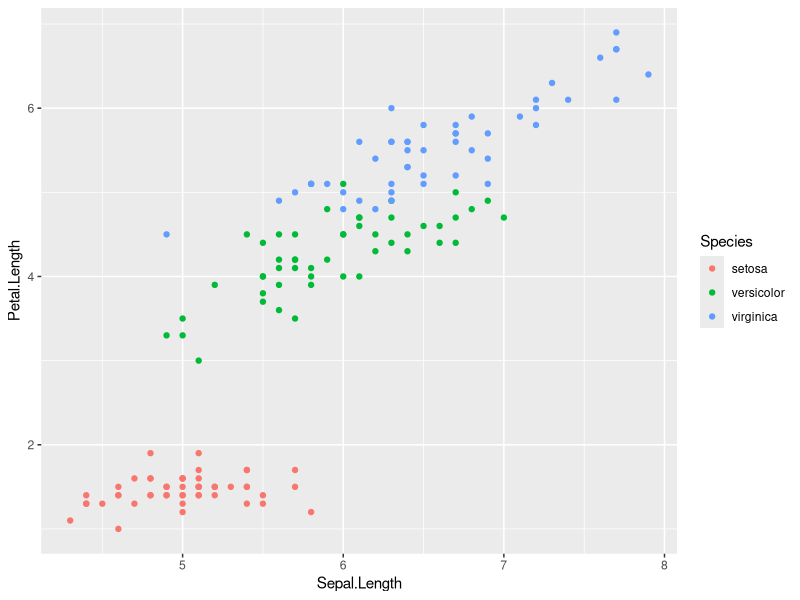
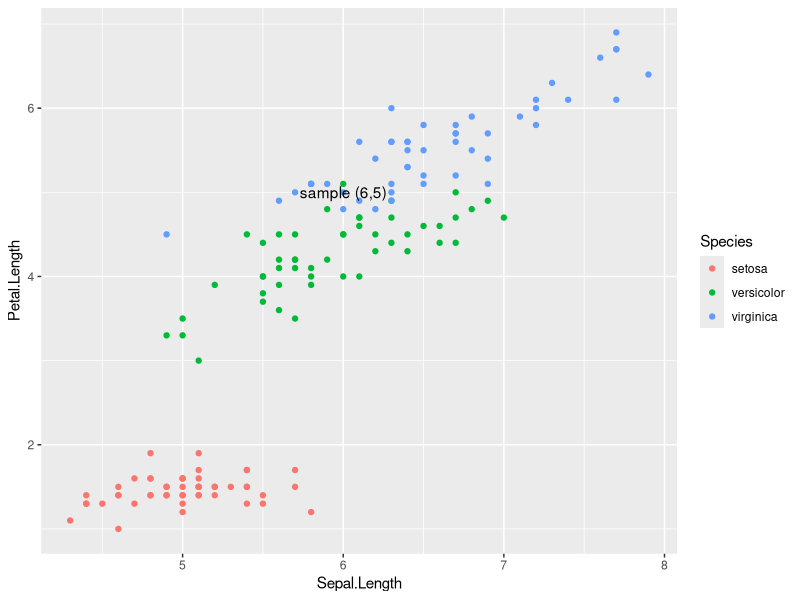
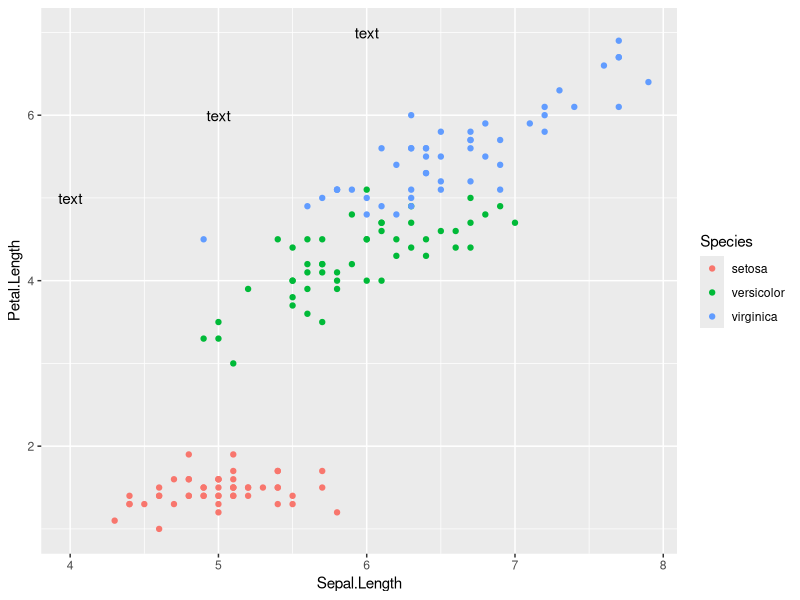
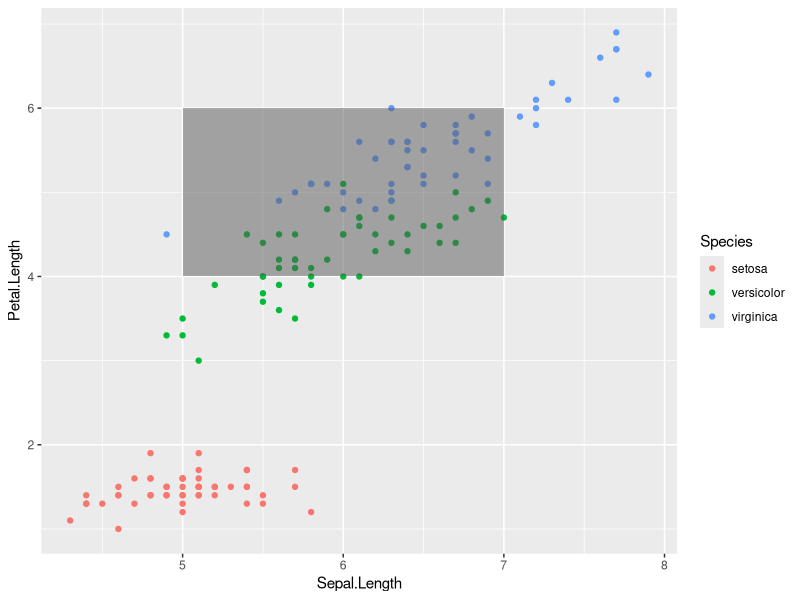
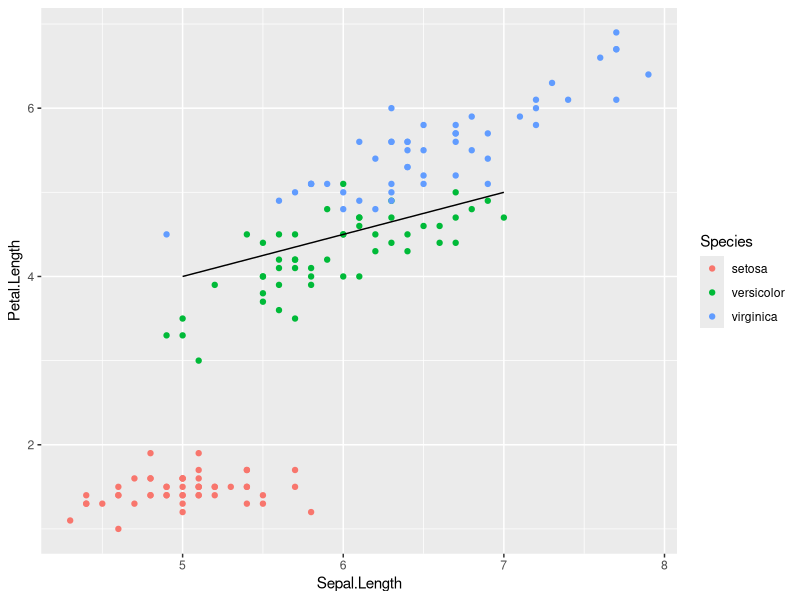
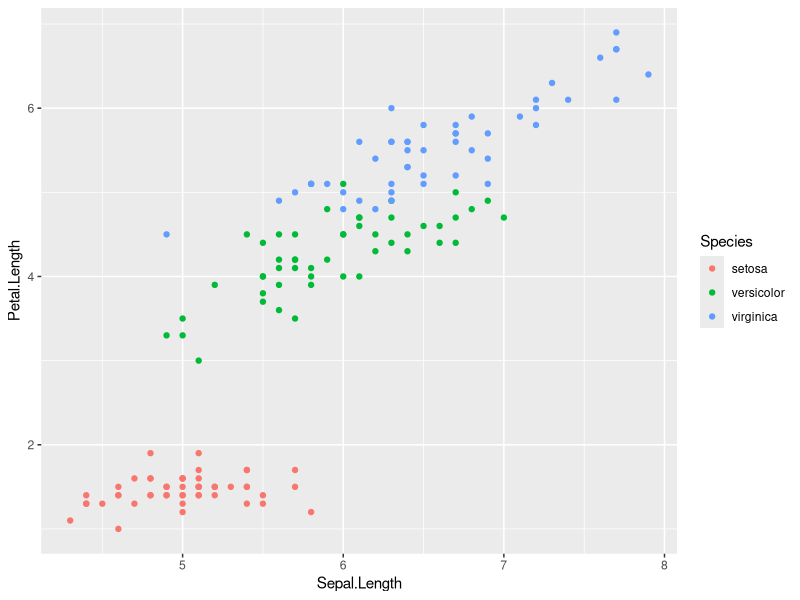
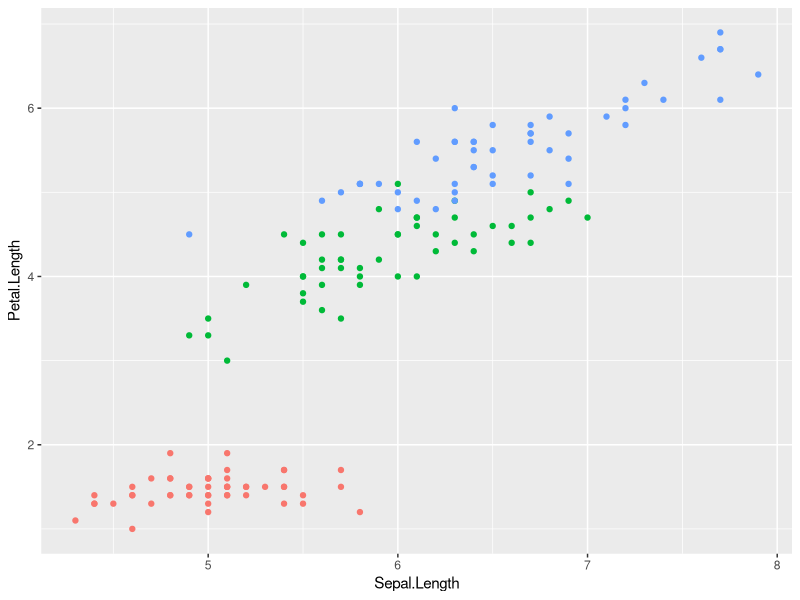
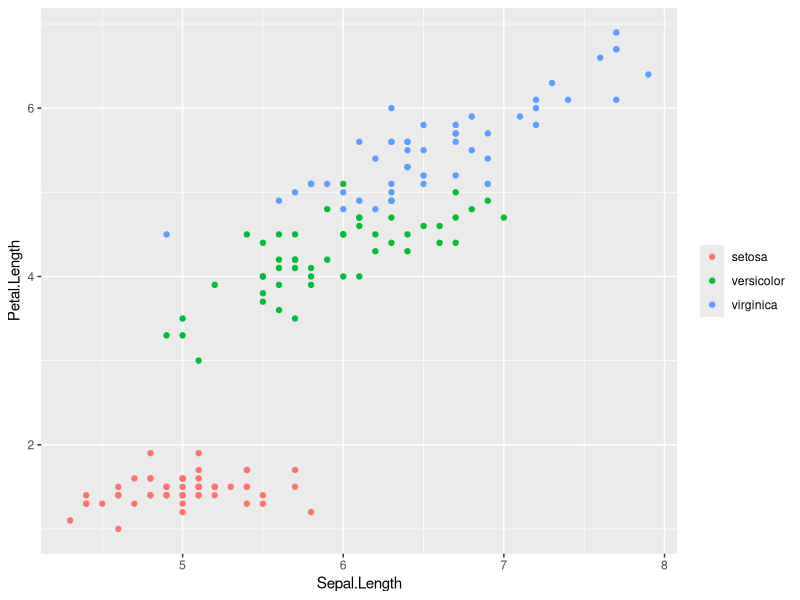

The R source for these figures, in order: (Note: this script raises an error after producing the figures.)
## ---- chunk 1
knitr::opts_chunk$set(echo = TRUE)
## ---- chunk 2
# Load ggplot
library(ggplot2)

# Read in dataset
data(iris)
p <- ggplot(iris, aes(Sepal.Length, Petal.Length, colour=Species)) + geom_point()
p
## ---- chunk 3
# add text
p + annotate("text", x = 6, y = 5, label = "sample (6,5)")
## ---- chunk 4
# add repeat
p + annotate("text", x = 4:6, y = 5:7, label = "text")
## ---- chunk 5
# highlight an area
p + annotate("rect", xmin = 5, xmax = 7, ymin = 4, ymax = 6, alpha = .5)
## ---- chunk 6
# segment
p + annotate("segment", x = 5, xend = 7, y = 4, yend = 5, colour = "black")
## ---- chunk 7
# Load ggplot
library(ggplot2)
# Read in dataset
data(iris)

p <- ggplot(iris, aes(Sepal.Length, Petal.Length, colour=Species)) + geom_point()
p
## ---- chunk 8
# Remove Legend
p + theme(legend.position="none")
## ---- chunk 9
# Hide the legend title
p + theme(legend.title=element_blank())
## ---- chunk 10
# Write your answer here
p + theme(legend.position="top")

## ---- chunk 11
# Change the legend title and text font styles
# legend title
p + theme(legend.title = element_text(colour = "blue", size = 10, face = "bold"))
## ---- chunk 12
# Write your answer here
p + theme(legend.text = element_text(color = "red", face = "italic"))
## ---- chunk 13
# Change Legend Title using guides() Function
p + guides(color=guide_legend(title="Iris species"))

## ---- chunk 14
# Default plot
p <- ggplot(iris, aes(Sepal.Length, Petal.Length, colour=Species)) + geom_point()
p
## ---- chunk 15
# Modify main titles
p + ggtitle("main title") +
  xlab("x axis") + ylab("y axis")
# Or
# Change plot titles using the function labs() 
p +labs(title="Change main title",
        x ="change x axis", y = "change y axis")
## ---- chunk 16
# Default plot
p <- ggplot(iris, aes(Sepal.Length, Petal.Length, colour=Species)) + geom_point()
# write your answer here
p + 
  ggtitle("Plot of Petal length and Sepal length") +
  xlab("Sepal.length (cm)") + 
  ylab("Petal.length (cm)") + 
  theme(
    plot.title = element_text(color = "blue", family = "serif"), 
    #  I don't have Playfair font in my system.
    axis.text = element_text(color = "dodgerblue", face = "italic")
  )
## ---- chunk 17
# Basic Scatter Plot
ggplot(iris, aes(Sepal.Length, Petal.Length)) + geom_point()
## ---- chunk 18
# Change the shape of points
ggplot(iris, aes(Sepal.Length, Petal.Length)) + geom_point(shape=1)
## ---- chunk 19
ggplot(iris, aes(Sepal.Length, Petal.Length, color = Species)) + geom_point(shape=1)
## ---- chunk 20
# Write your answer here
# Start with the previous plot showing points colored by Species
ggplot(iris, aes(Sepal.Length, Petal.Length, color = Species)) + 
  geom_point(shape=1) +
  geom_smooth(method = "lm")
## ---- chunk 21
# write your answer here
# Add regression lines without the shaded confidence region
ggplot(iris, aes(Sepal.Length, Petal.Length, color = Species)) + 
  geom_point(shape=1) +
  geom_smooth(method = "lm", se = FALSE)
## ---- chunk 22
ggplot(mpg, aes(cyl, hwy)) + geom_point() + geom_jitter(aes(colour = class))
# Try the following code and see the difference.
ggplot(mpg, aes(cyl, hwy, color = class)) + geom_point()
## ---- chunk 23
# install required packages by yourself ...
# install.packages("curl")
chic <- readr::read_csv("chicago-nmmaps-custom.csv")
## ---- chunk 24
library(ggplot2)
g <- ggplot(chic, aes(x = date, y = temp))
g + geom_point()
## ---- chunk 25
g + geom_line()
## ---- chunk 26
knitr::include_graphics("./formula_exercise.png")
## ---- chunk 27
# Statistics layer
library(ggplot2)
p <- ggplot(data = mtcars, 
       mapping = aes(x = hp, y = mpg)) +
  geom_point() + 
  stat_smooth(method = lm, formula = y~x, col = "red", cex = 1)

# write your answers here
p + labs(title = "y = 30.1 + (-0.06823) * x")
